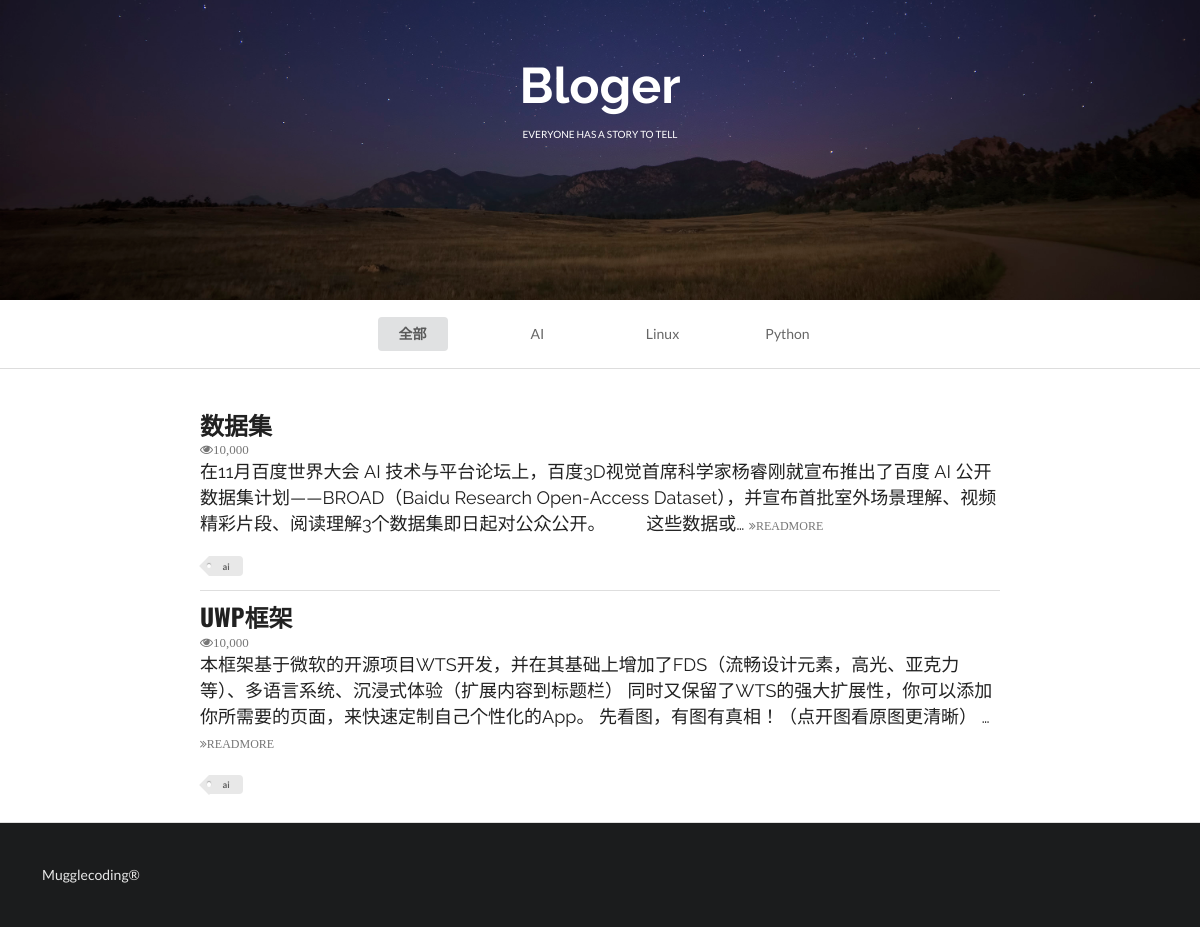
/index/?tag=ai, run on the app's committed database.
### firstapp/models.py (models this page shows, shortened)
class Article(models.Model):
    title = models.CharField(null=True, blank=True, max_length=300)  # 文章标题
    content = models.TextField(null=True, blank=True)  # 文章内容
    TAG_CHOICES = (
        ('ai', 'ai'),
        ('python', 'python'),
        ('linux', 'linux'),
        )
    tag = models.CharField(null=True, blank=True, max_length=10, choices=TAG_CHOICES)

### firstapp/views.py (the view)
# urls.py: url(r'^index/', index, name='index'),
def index(request):
    queryset = request.GET.get('tag')
    if queryset:
        article_list = Article.objects.filter(tag=queryset)  # 找出tag=ai的文章list
    else:
        article_list = Article.objects.all()  # 获取Article表的所有数据
    context = {}
    context['article_list'] = article_list
    return render(request, 'index.html', context)

### firstapp/templates/index.html (shortened to what this page needs)
<!DOCTYPE html>
{% load staticfiles %}
<html>
    <head>
        <link rel="stylesheet" href="{% static 'css/semantic.css' %}" media="screen" title="no title" charset="utf-8">
    </head>
    <body>
        <div class="ui inverted vertical segment masthead">
                <h1 class="ui center aligned header blogslogon" style="font-size:50px;font-family: 'Raleway', sans-serif!important;">
                    Bloger
                    <p class="ui sub header">
                        everyone has a story to tell
                    </p>
                </h1>
        </div>
        <div class="ui container nav">
            <div class="ui  text four item menu ">
                <a class="item" href="{% url 'index' %}">
                    <button class="ui  button">全部</button></a>
                <a class="item" href="?tag=ai">AI</a>
                <a class="item" href="?tag=linux">Linux</a>
                <a class="item" href="?tag=python">Python</a>
            </div>
        </div>
        <div class="ui divider"></div>
        <div class="ui  vertical segment">
            {% for article in article_list %}
                <div class="ui container vertical segment">
                    <a href="{% url 'detail' article.id %}">
                        <h2 class="ui header">
                            {{ article.title }}
                        </h2>
                    </a>
                    <i class="icon grey small unhide">10,000</i>
                    <p>
                        {{ article.content|truncatechars:150}}
                        <a href="{% url 'detail' article.id %}">
                            <i class="angle tiny double grey right icon">READMORE</i>
                        </a>
                    </p>
                    <div class="ui mini tag label">
                        {{ article.tag }}
                    </div>
                </div>
            {% endfor %}
        </div>
        <div class="ui inverted  vertical very padded  segment">
            Mugglecoding®
        </div>
    </body>
</html>

### data on the page
Article: title "数据集", content "在11月百度世界大会 AI 技术与平台论坛上，百度3D视觉首席科学家杨睿刚就宣布推出了百度 AI 公开数据集计划——BROAD（Baidu Research Open-Access Dataset），并宣布首批室外场景理解、视频精彩片段、阅读理解3个数据集即日起对公众公开。 这些数据或…", tag "ai"
Article: title "UWP框架", content "本框架基于微软的开源项目WTS开发，并在其基础上增加了FDS（流畅设计元素，高光、亚克力等）、多语言系统、沉浸式体验（扩展内容到标题栏） 同时又保留了WTS的强大扩展性，你可以添加你所需要的页面，来快速定制自己个性化的App。 先看图，有图有真相！（点开图看原图更清晰） …", tag "ai"
